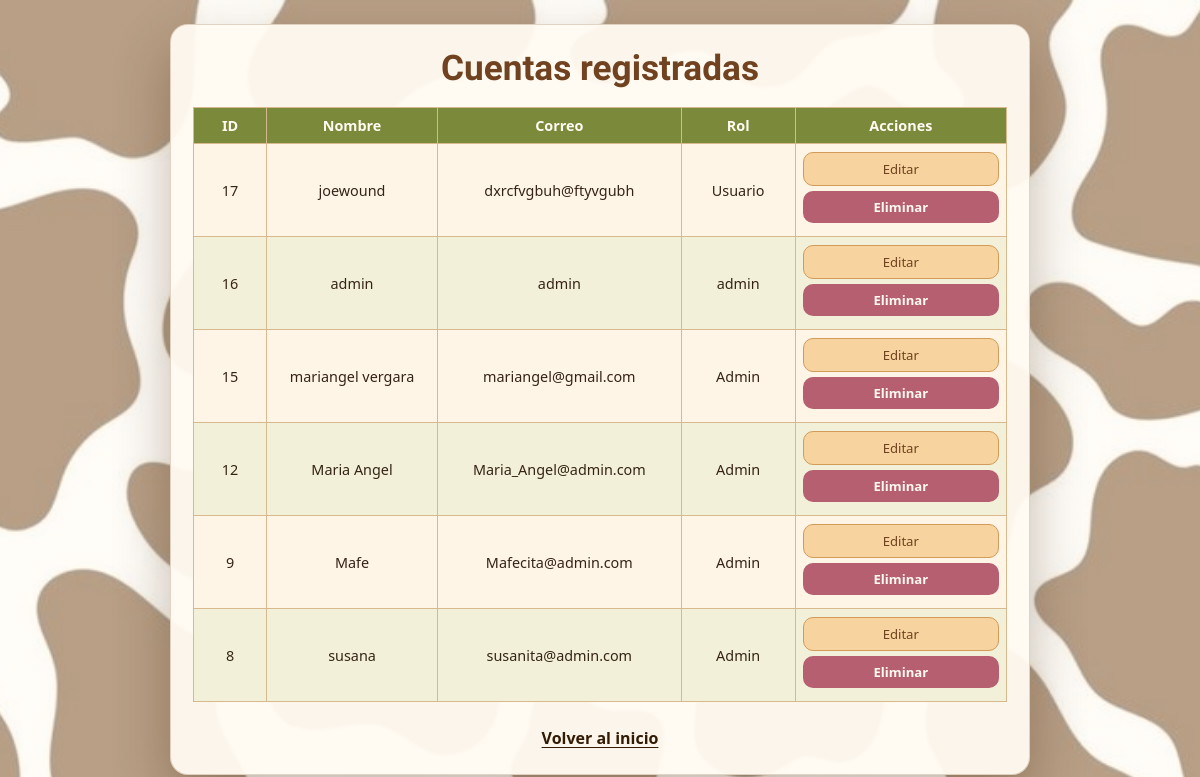
Page /controlador/mariangel/personas_registradas.php (signed in) on the committed database.
### tables this page shows
CREATE TABLE `usuarios` (
  `id` int(10) UNSIGNED NOT NULL,
  `nombre` varchar(50) NOT NULL,
  `correo` varchar(50) NOT NULL,
  `contraseña` varchar(255) NOT NULL,
  `rol` varchar(20) NOT NULL DEFAULT 'Usuario'
);

### controlador/mariangel/personas_registradas.php (the view, shortened to what this page needs)
<?php
include(__DIR__ . '/../conexion/conexion.php');
$consulta = $conexion->query(
    'SELECT id, nombre, correo, rol FROM usuarios ORDER BY id DESC'
);
$usuarios = $consulta->fetchAll(PDO::FETCH_ASSOC);
?>
<!DOCTYPE html>
<html lang="es">
<head>
    <link rel="stylesheet" href="../../vista/css/inidifer.css?v=<?php echo filemtime(dirname(__DIR__, 2) . '/vista/css/inidifer.css'); ?>">
</head>
<body>
    <main class="contenedor cuentas">
        <h1>Cuentas registradas</h1>
        <div class="tabla-scroll">
        <table class="tabla-usuarios">
            <thead>
                <tr>
                    <th>ID</th>
                    <th>Nombre</th>
                    <th>Correo</th>
                    <th>Rol</th>
                    <th>Acciones</th>
                </tr>
            </thead>
            <tbody>
                <?php foreach ($usuarios as $usuario): ?>
                    <tr>
                        <td><?php echo htmlspecialchars($usuario['id'], ENT_QUOTES, 'UTF-8'); ?></td>
                        <td><?php echo htmlspecialchars($usuario['nombre'], ENT_QUOTES, 'UTF-8'); ?></td>
                        <td><?php echo htmlspecialchars($usuario['correo'], ENT_QUOTES, 'UTF-8'); ?></td>
                        <td><?php echo htmlspecialchars($usuario['rol'], ENT_QUOTES, 'UTF-8'); ?></td>
                        <td class="acciones-usuario">
                           <input type="button" value="Editar" onclick="window.location.href='editar.php?id=<?php echo $usuario['id']; ?>'">
                            <form method="post" action="eliminar.php" style="display: inline;">
                                <button type="submit" onclick="return confirm('¿Deseas eliminar este usuario?');">Eliminar</button>
                            </form>
                        </td>
                    </tr>
                <?php endforeach; ?>
            </tbody>
        </table>
        </div>
        <p><a href="../../index.php">Volver al inicio</a></p>
    </main>
</body>
</html>

### vista/css/inidifer.css (style rules this page uses)
:root { --brown: #331b04; --brown-dark: #432507; --cream: #fffaf2; --cream-light: #f7ecdc; --text: #352416; --border: #ddc09a; --shadow: rgba(57, 29, 6, 0.3); }
* { box-sizing: border-box; }
body { min-height: 100vh; margin: 0; display: flex; align-items: center; justify-content: center; padding: 24px 16px; color: var(--text); font-family: "Trebuchet MS", "Segoe UI", sans-serif; background-color: #ead7bb; background-image: linear-gradient(rgba(255, 250, 242, 0.52), rgba(255, 250, 242, 0.52)), url("../img/mariac.jpg"); background-position: center; background-size: cover; background-attachment: fixed; }
.contenedor { width: min(100%, 420px); padding: 30px; position: relative; z-index: 2; text-align: center; background: rgba(255, 250, 242, 0.95); border: 1px solid rgba(111, 63, 18, 0.2); border-radius: 18px; box-shadow: 0 24px 55px var(--shadow); animation: aparecer 450ms ease-out both; }
h1 { margin: 0 0 26px; color: var(--brown-dark); font-family: "Oleo Script", cursive; font-size: clamp(2rem, 8vw, 2.6rem); }
form { display: grid; gap: 14px; }
input { width: 100%; padding: 14px 16px; color: var(--text); font: inherit; background: var(--cream-light); border: 1px solid var(--border); border-radius: 10px; outline: none; transition: 180ms ease; }
input::placeholder { color: #8b6d4b; }
button { width: 100%; margin-top: 5px; padding: 14px 18px; color: var(--cream); font: inherit; font-weight: bold; background: var(--brown); border: 0; border-radius: 10px; cursor: pointer; box-shadow: 0 8px 16px rgba(111, 63, 18, 0.22); transition: 180ms ease; }
p { margin: 24px 0 0; color: #73583d; line-height: 1.6; }
a { color: var(--brown); font-weight: bold; text-underline-offset: 3px; }
body { display: block; position: relative; min-width: 320px; padding: 0; overflow-x: hidden; }
.contenedor { margin: 45px auto 0; }
.cuentas { width: min(100% - 32px, 860px); max-width: 860px; margin: 24px auto; padding: 22px; text-align: center; }
.cuentas h1 { margin-bottom: 18px; color: #70421f; font-size: clamp(1.7rem, 4vw, 2.2rem); }
.tabla-scroll { width: 100%; overflow-x: auto; }
.tabla-usuarios { width: 100%; min-width: 0; table-layout: fixed; border-collapse: collapse; color: var(--text); font-size: 0.9rem; background: #fffaf2; box-shadow: 0 8px 18px rgba(57, 29, 6, 0.14); }
.tabla-usuarios th, .tabla-usuarios td { padding: 8px 7px; border: 1px solid #d8b98d; overflow-wrap: anywhere; vertical-align: middle; }
.tabla-usuarios th { background: #7a893a; color: #fffaf2; font-weight: 700; }
.tabla-usuarios tbody tr:nth-child(odd) { background: #fff5e7; }
.tabla-usuarios tbody tr:nth-child(even) { background: #f3f0d9; }
.tabla-usuarios th:nth-child(1), .tabla-usuarios td:nth-child(1) { width: 9%; }
.tabla-usuarios th:nth-child(2), .tabla-usuarios td:nth-child(2) { width: 21%; }
.tabla-usuarios th:nth-child(3), .tabla-usuarios td:nth-child(3) { width: 30%; }
.tabla-usuarios th:nth-child(4), .tabla-usuarios td:nth-child(4) { width: 14%; }
.tabla-usuarios th:nth-child(5), .tabla-usuarios td:nth-child(5) { width: 26%; }
.acciones-usuario { display: table-cell; }
.acciones-usuario input, .acciones-usuario button { width: 100%; min-width: 0; margin: 0 0 5px; padding: 7px 6px; font-size: 0.82rem; }
.acciones-usuario input[type="button"] { color: #70421f; background: #f6d39f; border: 1px solid #d29b59; box-shadow: none; }
.acciones-usuario button { background: #b65f70; box-shadow: none; }
.acciones-usuario form { display: block; margin: 0; }
.cuentas > p { margin-bottom: 0; }

### rows in the picture
usuarios: id "17", nombre "joewound", correo "dxrcfvgbuh@ftyvgubh", rol "Usuario"
usuarios: id "16", nombre "admin", correo "admin", rol "admin"
usuarios: id "15", nombre "mariangel vergara", correo "mariangel@gmail.com", rol "Admin"
usuarios: id "12", nombre "Maria Angel", correo "Maria_Angel@admin.com", rol "Admin"
usuarios: id "9", nombre "Mafe", correo "Mafecita@admin.com", rol "Admin"
usuarios: id "8", nombre "susana", correo "susanita@admin.com", rol "Admin"
